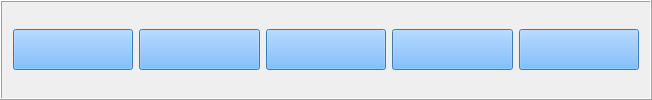
           <widget class="QFrame" name="firstRowFrame">
            <property name="minimumSize">
             <size>
              <width>652</width>
              <height>59</height>
             </size>
            </property>
            <property name="frameShape">
             <enum>QFrame::Shape::Box</enum>
            </property>
            <property name="frameShadow">
             <enum>QFrame::Shadow::Raised</enum>
            </property>
            <layout class="QHBoxLayout" name="horizontalLayout_8">
             <item>
              <widget class="QPushButton" name="pushButton_permutation">
               <property name="minimumSize">
                <size>
                 <width>61</width>
                 <height>41</height>
                </size>
               </property>
               <property name="maximumSize">
                <size>
                 <width>16777215</width>
                 <height>16777215</height>
                </size>
               </property>
               <property name="font">
                <font>
                 <pointsize>17</pointsize>
                 <italic>true</italic>
                 <bold>true</bold>
                </font>
               </property>
               <property name="styleSheet">
                <string notr="true">background-color: rgb(85, 170, 255);</string>
               </property>
               <property name="text">
                <string/>
               </property>
               <property name="iconSize">
                <size>
                 <width>25</width>
                 <height>25</height>
                </size>
               </property>
              </widget>
             </item>
             <item>
              <widget class="QPushButton" name="pushButton_combination">
               <property name="minimumSize">
                <size>
                 <width>61</width>
                 <height>41</height>
                </size>
               </property>
               <property name="maximumSize">
                <size>
                 <width>16777215</width>
                 <height>16777215</height>
                </size>
               </property>
               <property name="font">
                <font>
                 <pointsize>17</pointsize>
                 <italic>true</italic>
                 <bold>true</bold>
                </font>
               </property>
               <property name="styleSheet">
                <string notr="true">background-color: rgb(85, 170, 255);</string>
               </property>
               <property name="text">
                <string/>
               </property>
              </widget>
             </item>
             <item>
              <widget class="QPushButton" name="pushButton_factorial">
               <property name="minimumSize">
                <size>
                 <width>61</width>
                 <height>41</height>
                </size>
               </property>
               <property name="maximumSize">
                <size>
                 <width>16777215</width>
                 <height>16777215</height>
                </size>
               </property>
               <property name="font">
                <font>
                 <pointsize>17</pointsize>
                 <italic>true</italic>
                 <bold>true</bold>
                </font>
               </property>
               <property name="styleSheet">
                <string notr="true">background-color: rgb(85, 170, 255);</string>
               </property>
               <property name="text">
                <string/>
               </property>
              </widget>
             </item>
             <item>
              <widget class="QPushButton" name="pushButton_reciprocal">
               <property name="minimumSize">
                <size>
                 <width>61</width>
                 <height>41</height>
                </size>
               </property>
               <property name="maximumSize">
                <size>
                 <width>16777215</width>
                 <height>16777215</height>
                </size>
               </property>
               <property name="font">
                <font>
                 <pointsize>17</pointsize>
                 <italic>true</italic>
                 <bold>true</bold>
                </font>
               </property>
               <property name="styleSheet">
                <string notr="true">background-color: rgb(85, 170, 255);</string>
               </property>
               <property name="text">
                <string/>
               </property>
               <property name="iconSize">
                <size>
                 <width>30</width>
                 <height>30</height>
                </size>
               </property>
              </widget>
             </item>
             <item>
              <widget class="QPushButton" name="pushButton_raise_to_power">
               <property name="minimumSize">
                <size>
                 <width>61</width>
                 <height>41</height>
                </size>
               </property>
               <property name="maximumSize">
                <size>
                 <width>16777215</width>
                 <height>16777215</height>
                </size>
               </property>
               <property name="font">
                <font>
                 <pointsize>17</pointsize>
                 <italic>true</italic>
                 <bold>true</bold>
                </font>
               </property>
               <property name="styleSheet">
                <string notr="true">background-color: rgb(85, 170, 255);</string>
               </property>
               <property name="text">
                <string/>
               </property>
              </widget>
             </item>
            </layout>
           </widget>
